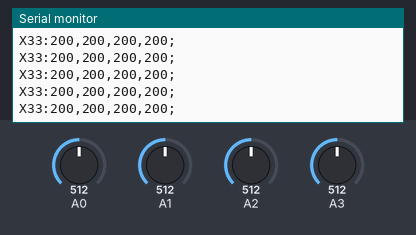
A sketch run on a simulated Arduino Uno, built with avr-gcc and run on an emulated ATmega328P. On the bench: the last lines printed to the serial monitor. The inputs (shaded band) are chosen by the test bench; at power-on: A0 = 512, A1 = 512, A2 = 512, A3 = 512.

Above: at 1.2 s.
1.3 s: A0 set to 716
At 2.1 s:
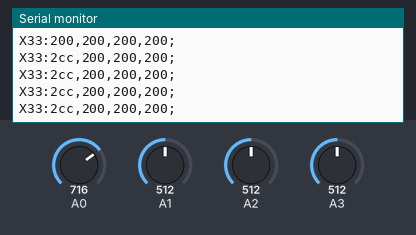
2.8 s: A1 set to 716
At 3.3 s:
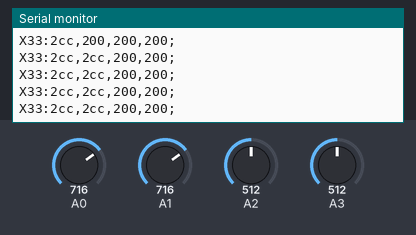
4.3 s: A2 set to 716
At 5.5 s:
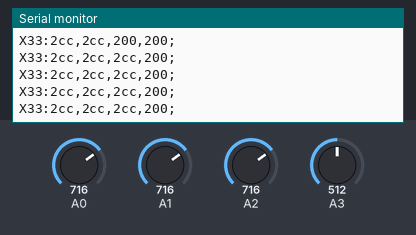
5.8 s: A3 set to 716
At 6.8 s:
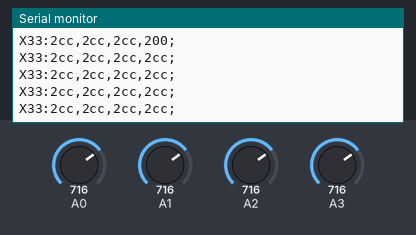
7.3 s: A0 set to 992
At 8.5 s:
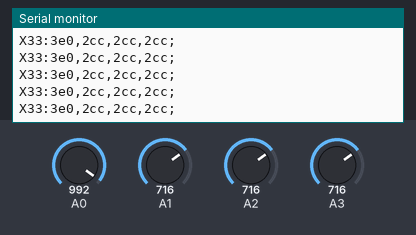
8.8 s: A1 set to 992
At 9.6 s:
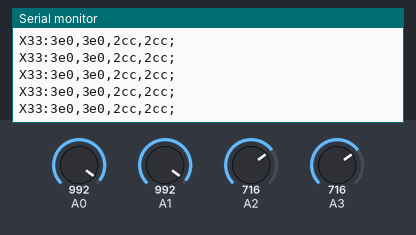

The sketch:

lame.ino
```cpp
    int curent_avg0 = 0;
    int curent_avg1 = 0;
    int curent_avg2 = 0;
    int curent_avg3 = 0;

    int threshold = 30;
    int max_threshold = 25;
    int min_threshold = 7;

    int sensorVals0[10];
    int sensorVals1[10];
    int sensorVals2[10];
    int sensorVals3[10];

void setup() {
  // initialize serial communications at 9600 bps:
  Serial.begin(9600);
}

void loop() {
  // read the analog in value:

  check_all();

  // wait 2 milliseconds before the next loop
  // for the analog-to-digital converter to settle
  // after the last reading:
  delay(2);
}

void message() {
  Serial.println("X33:" + String(analogRead(A0), HEX) + "," + String(analogRead(A1), HEX) + "," +String(analogRead(A2), HEX) + "," +String(analogRead(A3), HEX)+ ";");
}

void check_all() {

  int temp_avg0 = moving_avg(sensorVals0, analogRead(A0));
  int temp_avg1 = moving_avg(sensorVals1, analogRead(A1));
  int temp_avg2 = moving_avg(sensorVals2, analogRead(A2));
  int temp_avg3 = moving_avg(sensorVals3, analogRead(A3));


  bool display_msg = false;

   if(check(curent_avg0, temp_avg0)) {
      curent_avg0 = temp_avg0;
//      Serial.print("Curent Avg ");
//      Serial.println(String(curent_avg0));
//      Serial.println("A0 - Changed");
      display_msg = true;
    }

    if(check(curent_avg1, temp_avg1)) {
      curent_avg1 = temp_avg1;
//      Serial.println("A1 - Changed");
      display_msg = true;
    }

    if(check(curent_avg2, temp_avg2)) {
      curent_avg2 = temp_avg2;
//      Serial.println("A2 - Changed");
      display_msg = true;
    }


    if(check(curent_avg3, temp_avg3)) {
      curent_avg3 = temp_avg3;
//      Serial.println("A3 - Changed");
      display_msg = true;
    }

    if(display_msg) {
      message();
    }

}

int check(int curent_avg, int temp_avg) {
   if(curent_avg != temp_avg && abs(curent_avg-temp_avg) > threshold) {
    curent_avg = temp_avg;
    if(threshold > min_threshold) {
      threshold-10;
    }
    else {
      threshold = min_threshold;
    }
    return true;
  } else {
    if(threshold < max_threshold) {
      threshold+10;
    }
    else {
      threshold = max_threshold;
    }
    return false;
  }
}

int moving_avg(int work_array[], int curentVal) {
  for(int i = 1; i<10; i++ ){
    work_array[i-1] = work_array[i];
  }
  work_array[9] = curentVal;

  int summ = 0;
  for(int i = 0; i<9; i++ ){
    summ+=work_array[i];
  }

  return summ/10;
}
```

Measured:
- after the input at 1.3 s, the serial monitor: prints a new line at once (image 1)
- after the input at 2.8 s, the serial monitor: prints a new line at once (image 2)
- after the input at 4.3 s, the serial monitor: prints a new line at once (image 3)
- after the input at 5.8 s, the serial monitor: prints a new line at once (image 4)
- after the input at 7.3 s, the serial monitor: prints a new line at once (image 5)
- after the input at 8.8 s, the serial monitor: prints a new line at once (image 6)
